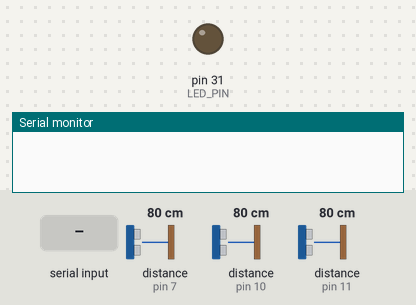
This sketch was run on a simulated Arduino Mega 2560, built with avr-gcc and run on an emulated ATmega2560. Parts: output pins drawn as LEDs (lit = HIGH), the last lines printed to the serial monitor. Inputs (shaded band) come from the test bench; at power-on: distance to the obstacle (sensors on pin 7, pin 10, pin 11) 80 cm. The echo pulse lasts 58.3 µs per cm; pins used as bus, display or sensor lines are not drawn.

Above: at 1.2 s.
1.3 s: "1\n" received over the second serial link
At 1.9 s:
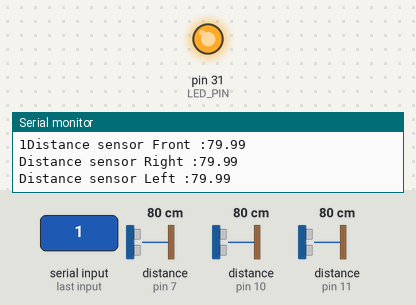
2.8 s: "0\n" received over the second serial link
At 3.1 s:
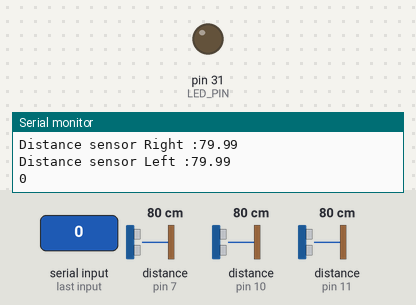
Timing chart, 0 to 5.8 s (numbered marks = the images above; inputs shaded):
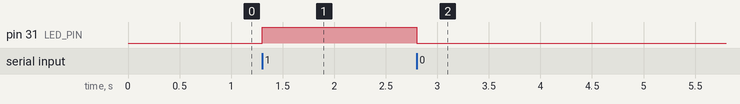

The sketch:

three_sensors.ino
```cpp
// SET THE DISTANCES BEFORE ANYTHING

const int FRONT_TRIG_PIN = 6;
const int FRONT_ECHO_PIN = 7;
const int LEFT_TRIG_PIN = 9;
const int LEFT_ECHO_PIN = 10;
const int RIGHT_TRIG_PIN = 12;
const int RIGHT_ECHO_PIN = 11;

const int LED_PIN = 31;

const float MIN_DISTANCE = 15;

int trig_pins[3] = {FRONT_TRIG_PIN, LEFT_TRIG_PIN, RIGHT_TRIG_PIN};
int echo_pins[3] = {FRONT_ECHO_PIN, LEFT_ECHO_PIN, RIGHT_ECHO_PIN};
char lib_pins[3][6] = {"Front", "Right", "Left"};
int trig_pin, echo_pin;
float duration, distance;
float distances[3] = {100, 100, 100};

char receivedChar;

bool in_danger = false;

void setup() {
  // put your setup code here, to run once:
  for (int i=0; i<3; i++) {
    pinMode(trig_pins[i], OUTPUT);
    pinMode(echo_pins[i], INPUT);
  }
  pinMode(LED_PIN, OUTPUT);

  Serial.begin(9600);
  Serial1.begin(9600);
}

void loop() {
  // put your main code here, to run repeatedly:

  if (Serial1.available()) {
    receivedChar = Serial1.read();
    Serial.print(receivedChar);
    if (receivedChar != '\n') {
      // in_danger = (distances[0] < MIN_DISTANCE) || (distances[1] < MIN_DISTANCE) || (distances[2] < MIN_DISTANCE);
      if (receivedChar == '1' && !(in_danger)) {
        digitalWrite(LED_PIN, HIGH);
        print_distances();
      } else {
        digitalWrite(LED_PIN, LOW);
      }
    }
  }
}

float get_distance(float duration) {
  return (duration * 0.0343) / 2;
}


float get_duration(int index) {
    trig_pin = trig_pins[index];
    echo_pin = echo_pins[index];
    digitalWrite(trig_pin, LOW);
    delayMicroseconds(2);
    digitalWrite(trig_pin, HIGH);
    delayMicroseconds(10);
    digitalWrite(trig_pin, LOW);
    return pulseIn(echo_pin, HIGH);
}

void print_distance(float duration, int index) {
  if (duration > 0){
    distances[index] = get_distance(duration);
    Serial.print("Distance sensor ");
    Serial.print(lib_pins[index]);
    Serial.print(" :");
    Serial.println(distances[index]);
  } else {
    Serial.print("Distance sensor ");
    Serial.print(lib_pins[index]);
    Serial.println(" : No echo received");
  }
}

void print_distances() {
  for (int i=0; i<3; i++) {
    duration = get_duration(i);
    print_distance(duration, i);
  }
  Serial.println();
}
```

Measured:
- after the input at 1.3 s, pin 31 (LED_PIN): LOW → HIGH at once
- after the input at 2.8 s, pin 31 (LED_PIN): HIGH → LOW at once
